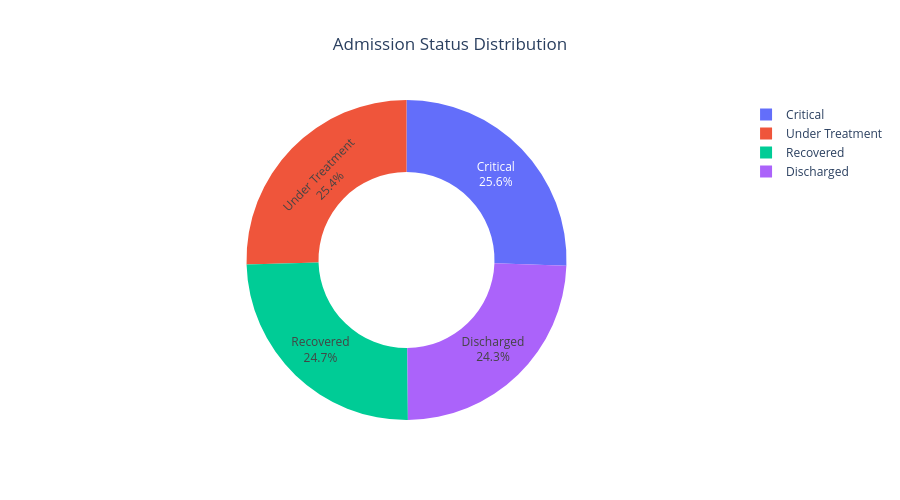

Notebook code for this chart:
### Code cell
fig_status = px.pie(
    status_counts,
    names="Status",
    values="Admission_Count",
    hole=0.55,
    title="Admission Status Distribution"
)

fig_status.update_traces(
    textinfo="percent+label"
)

fig_status.update_layout(
    title_x=0.5,
    template="plotly_white",
    height=500
)

fig_status.show()

### Figure 1 — Plotly figure (JSON) as saved in the notebook; plotly's stock layout.template omitted (floating-point values rounded to 4 significant figures)
{"data": [{"domain": {"x": [0, 1], "y": [0, 1]}, "hole": 0.55, "hovertemplate": "Status=%{label}<br>Admission_Count=%{value}<extra></extra>", "labels": ["Critical", "Under Treatment", "Recovered", "Discharged"], "legendgroup": "", "name": "", "showlegend": true, "textinfo": "percent+label", "type": "pie", "values": [1279, 1272, 1235, 1214]}], "layout": {"height": 500, "legend": {"tracegroupgap": 0}, "title": {"text": "Admission Status Distribution", "x": 0.5}}}
